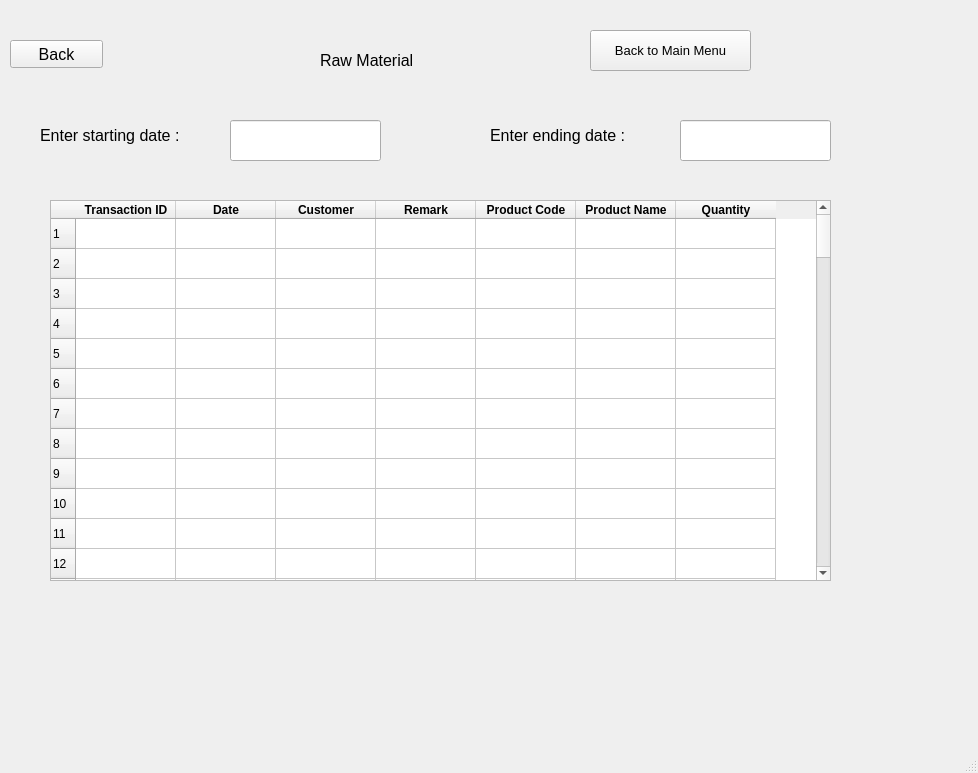
<?xml version="1.0" encoding="UTF-8"?>
<ui version="4.0">
 <class>MainWindow</class>
 <widget class="QMainWindow" name="MainWindow">
  <property name="geometry">
   <rect>
    <x>0</x>
    <y>0</y>
    <width>978</width>
    <height>773</height>
   </rect>
  </property>
  <property name="windowTitle">
   <string>MainWindow</string>
  </property>
  <widget class="QWidget" name="centralwidget">
   <widget class="QTableWidget" name="rm_view_table">
    <property name="geometry">
     <rect>
      <x>50</x>
      <y>200</y>
      <width>781</width>
      <height>381</height>
     </rect>
    </property>
    <property name="rowCount">
     <number>100</number>
    </property>
    <property name="columnCount">
     <number>7</number>
    </property>
    <row/>
    <row/>
    <row/>
    <row/>
    <row/>
    <row/>
    <row/>
    <row/>
    <row/>
    <row/>
    <row/>
    <row/>
    <row/>
    <row/>
    <row/>
    <row/>
    <row/>
    <row/>
    <row/>
    <row/>
    <row/>
    <row/>
    <row/>
    <row/>
    <row/>
    <row/>
    <row/>
    <row/>
    <row/>
    <row/>
    <row/>
    <row/>
    <row/>
    <row/>
    <row/>
    <row/>
    <row/>
    <row/>
    <row/>
    <row/>
    <row/>
    <row/>
    <row/>
    <row/>
    <row/>
    <row/>
    <row/>
    <row/>
    <row/>
    <row/>
    <row/>
    <row/>
    <row/>
    <row/>
    <row/>
    <row/>
    <row/>
    <row/>
    <row/>
    <row/>
    <row/>
    <row/>
    <row/>
    <row/>
    <row/>
    <row/>
    <row/>
    <row/>
    <row/>
    <row/>
    <row/>
    <row/>
    <row/>
    <row/>
    <row/>
    <row/>
    <row/>
    <row/>
    <row/>
    <row/>
    <row/>
    <row/>
    <row/>
    <row/>
    <row/>
    <row/>
    <row/>
    <row/>
    <row/>
    <row/>
    <row/>
    <row/>
    <row/>
    <row/>
    <row/>
    <row/>
    <row/>
    <row/>
    <row/>
    <row/>
    <column>
     <property name="text">
      <string>Transaction ID</string>
     </property>
     <property name="font">
      <font>
       <weight>75</weight>
       <bold>true</bold>
      </font>
     </property>
    </column>
    <column>
     <property name="text">
      <string>Date</string>
     </property>
     <property name="font">
      <font>
       <weight>75</weight>
       <bold>true</bold>
      </font>
     </property>
    </column>
    <column>
     <property name="text">
      <string>Customer</string>
     </property>
     <property name="font">
      <font>
       <weight>75</weight>
       <bold>true</bold>
      </font>
     </property>
    </column>
    <column>
     <property name="text">
      <string>Remark</string>
     </property>
     <property name="font">
      <font>
       <weight>75</weight>
       <bold>true</bold>
      </font>
     </property>
    </column>
    <column>
     <property name="text">
      <string>Product Code</string>
     </property>
     <property name="font">
      <font>
       <weight>75</weight>
       <bold>true</bold>
      </font>
     </property>
    </column>
    <column>
     <property name="text">
      <string>Product Name</string>
     </property>
     <property name="font">
      <font>
       <weight>75</weight>
       <bold>true</bold>
      </font>
     </property>
    </column>
    <column>
     <property name="text">
      <string>Quantity</string>
     </property>
     <property name="font">
      <font>
       <weight>75</weight>
       <bold>true</bold>
      </font>
     </property>
    </column>
    <item row="0" column="5">
     <property name="text">
      <string/>
     </property>
     <property name="flags">
      <set>ItemIsSelectable|ItemIsDragEnabled|ItemIsEnabled</set>
     </property>
    </item>
    <item row="1" column="5">
     <property name="text">
      <string/>
     </property>
     <property name="flags">
      <set>ItemIsSelectable|ItemIsDragEnabled|ItemIsEnabled</set>
     </property>
    </item>
    <item row="2" column="5">
     <property name="text">
      <string/>
     </property>
     <property name="flags">
      <set>ItemIsSelectable|ItemIsDragEnabled|ItemIsEnabled</set>
     </property>
    </item>
    <item row="3" column="5">
     <property name="text">
      <string/>
     </property>
     <property name="flags">
      <set>ItemIsSelectable|ItemIsDragEnabled|ItemIsEnabled</set>
     </property>
    </item>
    <item row="4" column="5">
     <property name="text">
      <string/>
     </property>
     <property name="flags">
      <set>ItemIsSelectable|ItemIsDragEnabled|ItemIsEnabled</set>
     </property>
    </item>
    <item row="5" column="5">
     <property name="text">
      <string/>
     </property>
     <property name="flags">
      <set>ItemIsSelectable|ItemIsDragEnabled|ItemIsEnabled</set>
     </property>
    </item>
    <item row="6" column="5">
     <property name="text">
      <string/>
     </property>
     <property name="flags">
      <set>ItemIsSelectable|ItemIsDragEnabled|ItemIsEnabled</set>
     </property>
    </item>
    <item row="7" column="5">
     <property name="text">
      <string/>
     </property>
     <property name="flags">
      <set>ItemIsSelectable|ItemIsDragEnabled|ItemIsEnabled</set>
     </property>
    </item>
   </widget>
   <widget class="QPushButton" name="back_view_rm">
    <property name="geometry">
     <rect>
      <x>10</x>
      <y>40</y>
      <width>93</width>
      <height>28</height>
     </rect>
    </property>
    <property name="font">
     <font>
      <pointsize>12</pointsize>
     </font>
    </property>
    <property name="text">
     <string>Back</string>
    </property>
   </widget>
   <widget class="QLabel" name="label_3">
    <property name="geometry">
     <rect>
      <x>320</x>
      <y>40</y>
      <width>151</width>
      <height>41</height>
     </rect>
    </property>
    <property name="font">
     <font>
      <pointsize>12</pointsize>
     </font>
    </property>
    <property name="text">
     <string>Raw Material</string>
    </property>
   </widget>
   <widget class="QPushButton" name="pushButton">
    <property name="geometry">
     <rect>
      <x>590</x>
      <y>30</y>
      <width>161</width>
      <height>41</height>
     </rect>
    </property>
    <property name="font">
     <font>
      <pointsize>10</pointsize>
     </font>
    </property>
    <property name="text">
     <string>Back to Main Menu</string>
    </property>
   </widget>
   <widget class="QLineEdit" name="rw_view_starting_date">
    <property name="geometry">
     <rect>
      <x>230</x>
      <y>120</y>
      <width>151</width>
      <height>41</height>
     </rect>
    </property>
    <property name="font">
     <font>
      <pointsize>12</pointsize>
     </font>
    </property>
    <property name="text">
     <string/>
    </property>
   </widget>
   <widget class="QLabel" name="label_8">
    <property name="geometry">
     <rect>
      <x>40</x>
      <y>110</y>
      <width>181</width>
      <height>51</height>
     </rect>
    </property>
    <property name="font">
     <font>
      <pointsize>12</pointsize>
     </font>
    </property>
    <property name="text">
     <string>Enter starting date : </string>
    </property>
   </widget>
   <widget class="QLineEdit" name="rw_view_ending_date">
    <property name="geometry">
     <rect>
      <x>680</x>
      <y>120</y>
      <width>151</width>
      <height>41</height>
     </rect>
    </property>
    <property name="font">
     <font>
      <pointsize>12</pointsize>
     </font>
    </property>
    <property name="text">
     <string/>
    </property>
   </widget>
   <widget class="QLabel" name="label_9">
    <property name="geometry">
     <rect>
      <x>490</x>
      <y>110</y>
      <width>181</width>
      <height>51</height>
     </rect>
    </property>
    <property name="font">
     <font>
      <pointsize>12</pointsize>
     </font>
    </property>
    <property name="text">
     <string>Enter ending date : </string>
    </property>
   </widget>
  </widget>
  <widget class="QStatusBar" name="statusbar"/>
 </widget>
 <resources/>
 <connections/>
</ui>
